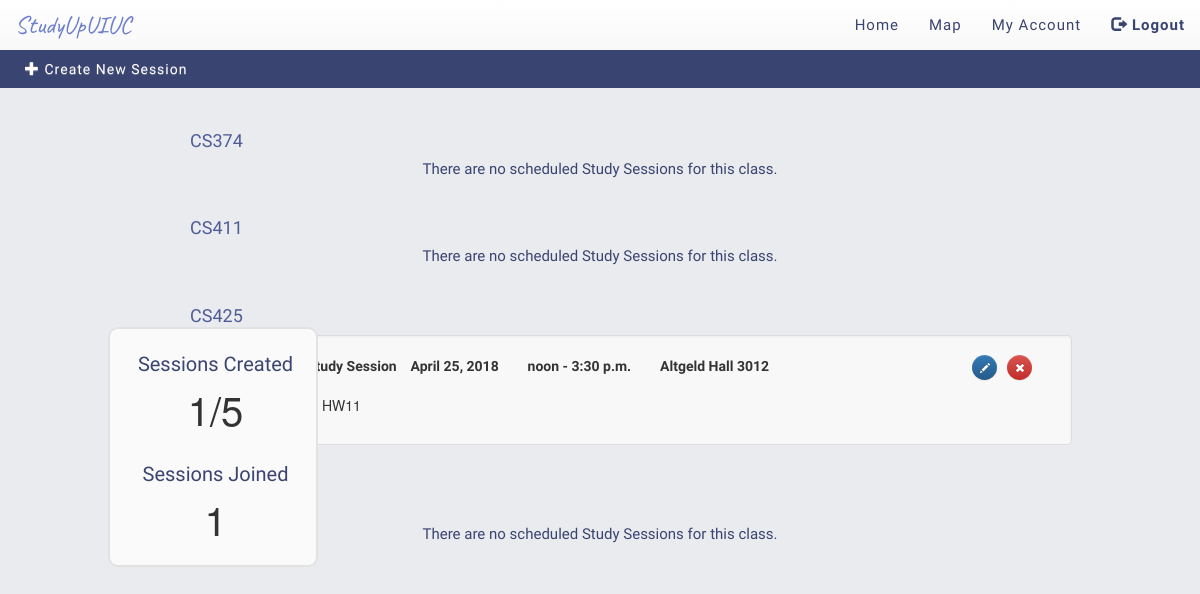
/ (signed in), run on the app's committed database.
### home/models.py (models this page shows)
class StudySession(models.Model):
    start_time = models.TimeField()
    end_time = models.TimeField()
    date = models.DateField()
    building = models.TextField()
    room_number = models.PositiveSmallIntegerField()
    description = models.TextField()
    seshID = models.UUIDField(primary_key=True, default=uuid.uuid4, editable=False)

### home/views.py (the view, shortened to what this page needs)
# urls.py: path('', HomeView.as_view(), name='home'),
class HomeView(TemplateView):
    template_name = "home/homepage.html"
    def get(self, request):
        cursor = connection.cursor()
        cursor.execute("SELECT      home_studysession.start_time, \
                                    home_studysession.end_time, \
                                    home_studysession.date, \
                                    home_studysession.building, \
                                    home_studysession.room_number, \
                                    home_studysession.description, \
                                    home_studysession.seshID, \
                                    home_classes.class_code, \
                                    home_classes.class_name \
                        FROM        accounts_enrolledin, \
                                    home_classes, \
                                    home_classofsession, \
                                    home_studysession \
                        WHERE       accounts_enrolledin.netID = %s AND \
                                    accounts_enrolledin.class_code = home_classes.class_code AND \
                                    home_classes.class_code = home_classofsession.class_code AND \
                                    home_classofsession.seshID = home_studysession.seshID \
                        ORDER BY    date(home_studysession.date), \
                                    time(home_studysession.start_time), \
                                    time(home_studysession.end_time), \
                                    home_studysession.building, \
                                    home_studysession.room_number", [str(request.user)])
        sessions_arr = cursor.fetchall()
        sessions = []
        count = 0;
        for i in range(len(sessions_arr)):
            if(sessions_arr[i] is None):
                continue;
            if(datetime.now().date() < sessions_arr[i][2]) or ((datetime.now().date() == sessions_arr[i][2]) and (datetime.now().time() < sessions_arr[i][1])):
                sessions.append({})
                sessions[count]['start_time'] = sessions_arr[i][0]
                sessions[count]['end_time'] = sessions_arr[i][1]
                sessions[count]['date'] = sessions_arr[i][2]
                sessions[count]['building'] = sessions_arr[i][3]
                sessions[count]['room_number'] = sessions_arr[i][4]
                hasData = False
                for j in range(len(sessions_arr[i][5])):
                    if sessions_arr[i][5][j] != " ":
                        hasData = True
                        break
                if hasData:
                    sessions[count]['description'] = sessions_arr[i][5]
                else:
                    sessions[count]['description'] = ""
                sessions[count]['seshID'] = sessions_arr[i][6]
                sessions[count]['class_code'] = sessions_arr[i][7]
                sessions[count]['class_name'] = sessions_arr[i][8]
                count+=1
        cursor.execute("SELECT      home_sessionhas.is_owner, \
                                    home_studysession.seshID \
                        FROM        accounts_enrolledin, \
                                    home_classes, \
                                    home_classofsession, \
                                    home_studysession, \
                                    home_sessionhas \
                        WHERE       accounts_enrolledin.netID = %s AND \
                                    home_sessionhas.netID = accounts_enrolledin.netID AND \
                                    accounts_enrolledin.class_code = home_classes.class_code AND \
                                    home_classes.class_code = home_classofsession.class_code AND \
                                    home_classofsession.seshID = home_studysession.seshID AND \
                                    home_classofsession.seshID = home_sessionhas.seshID", [str(request.user)])
        sessions_arr = cursor.fetchall()
        for i in range(len(sessions)):
            sessions[i]['is_owner'] = 0
            sessions[i]['is_joined'] = 0
        for i in range(len(sessions_arr)):
            for j in range(len(sessions)):
                if(sessions[j]['seshID'] == sessions_arr[i][1]):
                    sessions[j]['is_owner'] = sessions_arr[i][0]
                    sessions[j]['is_joined'] = 1
        cursor.execute("SELECT DISTINCT  accounts_enrolledin.class_code \
                        FROM             accounts_enrolledin \
                        WHERE            %s = accounts_enrolledin.netID AND \
                                         accounts_enrolledin.class_code IN( \
                                            SELECT DISTINCT home_classofsession.class_code \
                                            FROM home_studysession, home_classofsession \
                                            WHERE home_studysession.seshID = home_classofsession.seshID AND \
                                                  ((date(%s) < date(home_studysession.date)) OR (%s == date(home_studysession.date) AND %s < time(home_studysession.end_time))))", \
                                                  [str(request.user), str(datetime.now().date()), str(datetime.now().date()), str(datetime.now().time())])
        enrolledin_empty_arr = cursor.fetchall()
        enrolledin_empty = []
        for i in range(len(enrolledin_empty_arr)):
            enrolledin_empty.append(enrolledin_empty_arr[i][0])
        cursor.execute("SELECT DISTINCT  accounts_enrolledin.class_code \
                        FROM             accounts_enrolledin, \
                                         home_classes \
                        WHERE            accounts_enrolledin.netID = %s", [str(request.user)])
        enrolledin_arr = cursor.fetchall()
        enrolledin = []
        for i in range(len(enrolledin_arr)):
            enrolledin.append({})
            enrolledin[i]['class_code'] = enrolledin_arr[i][0]
            if(enrolledin[i]['class_code'] in enrolledin_empty):
                enrolledin[i]['class_empty'] = False
            else:
                enrolledin[i]['class_empty'] = True
        cursor.execute("SELECT COUNT     (DISTINCT home_studysession.seshID) \
                        FROM             home_studysession, \
                                         home_sessionhas \
                        WHERE            %s = home_sessionhas.netID AND \
                                         home_studysession.seshID = home_sessionhas.seshID AND \
                                         ((date(%s) < date(home_studysession.date)) OR (%s == date(home_studysession.date) AND %s < time(home_studysession.end_time)))", \
                                         [str(request.user), str(datetime.now().date()), str(datetime.now().date()), str(datetime.now().time())])
        sessions_joined_arr = cursor.fetchall()
        sessions_joined = 0
        sessions_joined = sessions_joined_arr[0][0]
        cursor.execute("SELECT COUNT     (DISTINCT home_studysession.seshID) \
                        FROM             home_studysession, \
                                         home_sessionhas \
                        WHERE            %s = home_sessionhas.netID AND \
                                         home_studysession.seshID = home_sessionhas.seshID AND \
                                         home_sessionhas.is_owner = 1 AND \
                                         ((date(%s) < date(home_studysession.date)) OR (%s == date(home_studysession.date) AND %s < time(home_studysession.end_time)))", \
                                         [str(request.user), str(datetime.now().date()), str(datetime.now().date()), str(datetime.now().time())])
        sessions_created_arr = cursor.fetchall()
        sessions_created = 0
        sessions_created = sessions_created_arr[0][0]
        cursor.close()
        args = {'sessions': sessions, 'enrolledin': enrolledin, 'sessions_joined': sessions_joined, 'sessions_created': sessions_created}
        return render(request, self.template_name, args)

### home/templates/home/homepage.html (shortened to what this page needs)
{% extends 'base.html' %}
{% block body %}
<nav class="navbar navbar-custom navbar-fixed-top" >
      <ul class="nav navbar-nav">
        <li><a href="{% url 'home:new_session' %}"><span class="glyphicon glyphicon-plus"></span> Create New Session</span> </a></li>
      </ul>
</nav>
<div id="floating_key">
  <div class="sidebar_header">Sessions Created</div>
  <div class="sidebar_text">{{sessions_created}}/5</div>
  <div class="sidebar_header">Sessions Joined</div>
  <div class="sidebar_text" id="joined_value" value="{{sessions_joined}}">{{sessions_joined}}</div>
</div>
<div id="main">
    <br><br>
    <div class="container">
            <div class="container" style="width: 850px;">
                {% for classes in enrolledin %}
                <br>
                <h4><a href="#{{ classes.class_code }}Content" class = "myLink classheaders" data-toggle="collapse">{{ classes.class_code }}</a></h4>
                <div id="{{ classes.class_code }}Content" class="collapse in">
                    {% if classes.class_empty %}
                      <h4 class="no_sesh"> There are no scheduled Study Sessions for this class.</h2>
                    {% else %}
                      {% for session in sessions %}
                      {% if session.class_code == classes.class_code %}
                      <div class="well">
                            <div class="col-md-10 col-md-offset-0" style="float: left;">
                              <span class="sessionLabel" style="margin-right: 10px;"><label>Study Session</label></span>
                              <span class="sessionLabel"><label>{{ session.date }}</label></span>
                              <span class="sessionLabel"><label>{{ session.start_time }} - {{ session.end_time }}</label></span>
                              <span class="sessionLabel"><label>{{ session.building }} {{ session.room_number }}</label></span>
                            </div>
                              {% if session.is_owner == 1 %}
                              <div class="col-md-2 col-md-offset-0" style="float: right;">
                              <form method="post">
                                  <button class="btn btn-danger a-btn-slide-text btn-space pull-right btn-primary btn-xs editanddeletebtn" name="delete" type="submit" value="{{session.seshID}}" style="margin-right: 24px;">
                                     <span class="glyphicon glyphicon-remove" style="vertical-align: -1px; margin-left: 1px;" aria-hidden="true"></span>
                                  </button>
                              </form>
                              <form method="post" value="{{session.seshID}}">
                                  <button class="btn btn-primary a-btn-slide-text btn-space pull-right btn-primary btn-xs editanddeletebtn" id='btnedit{{session.seshID}}' name="edit" type="submit" value="{{session.seshID}}">
                                     <span class="glyphicon glyphicon-pencil" style="vertical-align: -1px; margin-left: 1px;" aria-hidden="true"></span>
                                  </button>
                              </form>
                              </div>
                              <br>
                              {% endif %}
                          <br>
                          <div class="container">
                            <div class="col-md-6 col-md-offset-0" style="float: left;">
                              {% if session.description == "" %}
                                <i>No Description</i>
                              {% else %}
                                <p>{{ session.description }}</p>
                              {% endif %}
                            </div>
                          </div>
                      </div>
                    {% endif %}
                    {% endfor %}
                  {% endif %}
                </div>
                {% endfor %}
            </div>
    </div>
</div>
{% endblock %}

### accounts/templates/base.html (style rules this page uses)
body { background-color: #E9EBEE; margin-top: 50px; }

### home/templates/home/homepage.html (style rules this page uses)
.btn-space { margin-right: 10px; }
.myLink, .myLink:hover, .myLink:active, .myLink:visited, .myLink:focus { text-decoration:none; }
#main { height:100%; overflow:auto; }
.sessionLabel { margin-right: 25px; }
.classheaders { font-family: 'Jua'; color: #4e5b96; }
.editanddeletebtn { min-width: 25px; max-width: 25px; min-height: 25px; font-size: 10px; max-height: 20px; border: 0 none; border-radius:24px; }
.well { background: #F8F8F8; max-width: 800px; min-width: 800px; padding-right: 0px; margin-left:10%; }
label { font-family: "Overlock"; }
.no_sesh { font-family: 'Coustard'; color: #3a4470; font-size: 15px; text-align: center; }
.navbar-custom { background-color: #3a4470; min-height: 38px; max-height: 38px; border-radius: 0px; border: 0px; margin-top: 50px; }
.navbar.navbar-custom .navbar-nav > li > a { margin-left: 10px; font-family: 'Jua'; padding-top: 5px; margin-top: 4px; min-height: 30px; max-height: 30px; color: #FFFFFF; background-color: #3a4470; letter-spacing: 1px; border-radius: 5px; }
#floating_key { position: fixed; top: 38%; left: 9%; z-index: 5; background-color: #FAFAFA; border: 2px solid #e2e2e2; border-radius: 10px; padding: 5px; text-align: center; line-height: 30px; padding-left: 10px; min-width: 210px; max-width: 210px; min-height: 240px; max-height: 240px; }
.sidebar_header { font-family: 'Coustard'; color: #3a4470; font-size: 20px; text-align: center; margin-top: 15px; margin-bottom: 5px; }
.sidebar_text { font-size: 40px; margin-top: 15px; margin-bottom: 35px; }
html, body { height:100%; margin-top:30px; padding: 0; }

### data on the page
StudySession: date "April 25, 2018", start_time "noon", end_time "3:30 p.m.", building "Altgeld Hall", room_number "3012", description "HW11"

### other printed values
{{ sessions_created }} "1"
{{ sessions_joined }} "1"
{{ classes.class_code }} "CS374" "CS411" "CS425"
